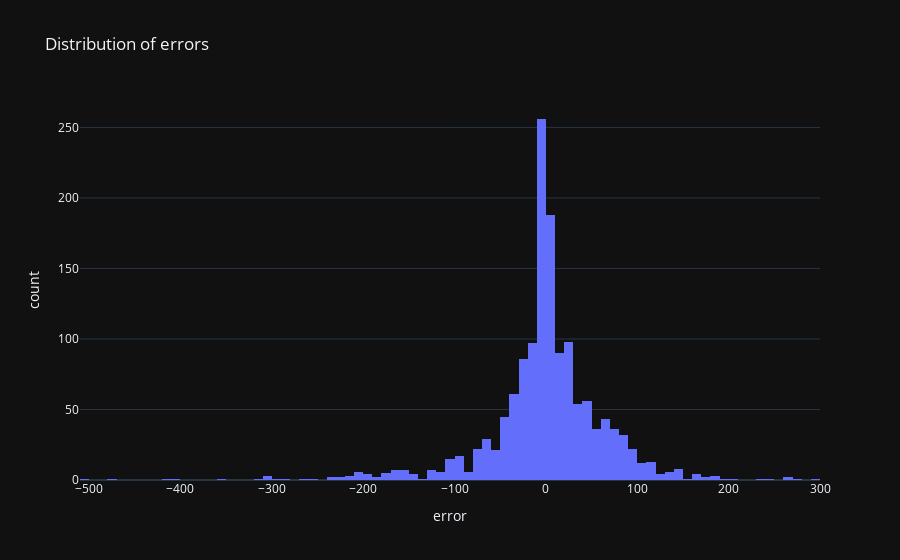

The notebook cell this image was saved under:
### Code cell
px.histogram(errors, x="error", title="Distribution of errors")

### Figure 1 — Plotly figure (JSON) as saved in the notebook; plotly's stock layout.template omitted (floating-point values rounded to 4 significant figures; data arrays with more than 128 entries replaced by an {"elided": "..."} marker saying what was removed)
{"data": [{"alignmentgroup": "True", "bingroup": "x", "hovertemplate": "error=%{x}<br>count=%{y}<extra></extra>", "legendgroup": "", "marker": {"color": "#636efa", "pattern": {"shape": ""}}, "name": "", "offsetgroup": "", "orientation": "v", "showlegend": false, "type": "histogram", "x": {"elided": "1440 float values"}, "xaxis": "x", "yaxis": "y"}], "layout": {"barmode": "relative", "legend": {"tracegroupgap": 0}, "title": {"text": "Distribution of errors"}, "xaxis": {"anchor": "y", "domain": [0, 1], "title": {"text": "error"}}, "yaxis": {"anchor": "x", "domain": [0, 1], "title": {"text": "count"}}}}
